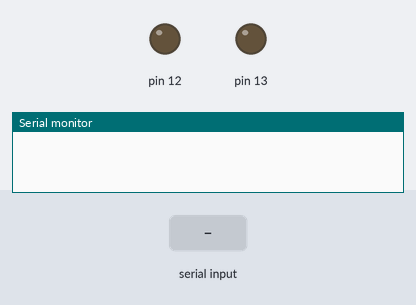
This sketch was run on a simulated Arduino Uno, built with avr-gcc and run on an emulated ATmega328P. Parts: output pins drawn as LEDs (lit = HIGH), the last lines printed to the serial monitor. Inputs (shaded band) come from the test bench.

Above: at 1.2 s.
1.3 s: "1" received over Serial
At 2.5 s:
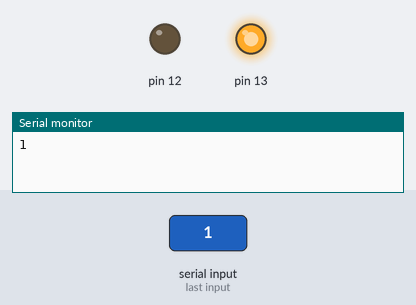
2.8 s: "2" received over Serial
At 3.8 s:
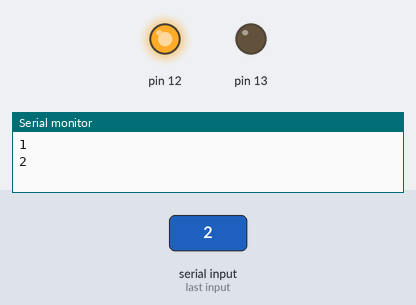
4.3 s: "3" received over Serial
At 5.0 s:
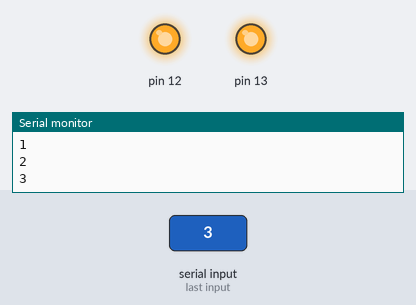
5.8 s: "0" received over Serial
At 6.1 s:
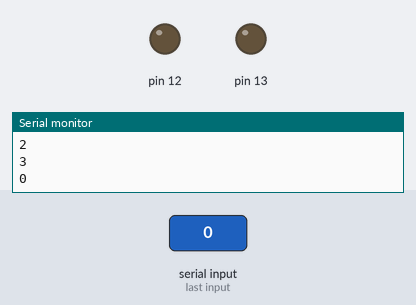
Timing chart, 0 to 8.3 s (numbered marks = the images above; inputs shaded):
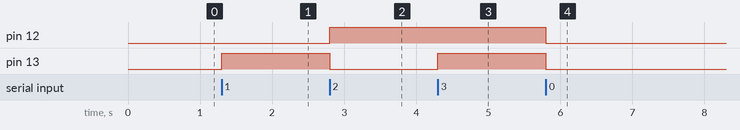

The sketch:

Bluetooth_control_LED_improved.ino
```cpp
char data = 0;
void setup()
{
    Serial.begin(9600);
    pinMode(13, OUTPUT);
    pinMode(12, OUTPUT);
}
void loop()
{
   while(Serial.available()>0)
   {
      char data = Serial.read();
      if(data == '1')
      {
        Serial.println(data);
         digitalWrite(13,HIGH);
         digitalWrite(12,LOW);
      }
      else if(data == '2')
      {
        Serial.println(data);
         digitalWrite(13, LOW);
         digitalWrite(12,HIGH);
      }

      else if(data == '0')
      {
        Serial.println(data);
         digitalWrite(13, LOW);
         digitalWrite(12,LOW);
      }
       else if(data == '3')
      {
        Serial.println(data);
         digitalWrite(13,HIGH);
         digitalWrite(12,HIGH);
      }
      else
      {
        Serial.println("Wrong input");
         digitalWrite(13, LOW);
         digitalWrite(12,LOW);
        delay(1000);
      }
   }
}
```

Measured:
- after the input at 1.3 s, pin 13: LOW → HIGH at once
- after the input at 2.8 s, pin 12: LOW → HIGH at once; pin 13: HIGH → LOW at once
- after the input at 4.3 s, pin 13: LOW → HIGH at once
- after the input at 5.8 s, pin 12, pin 13: HIGH → LOW at once
